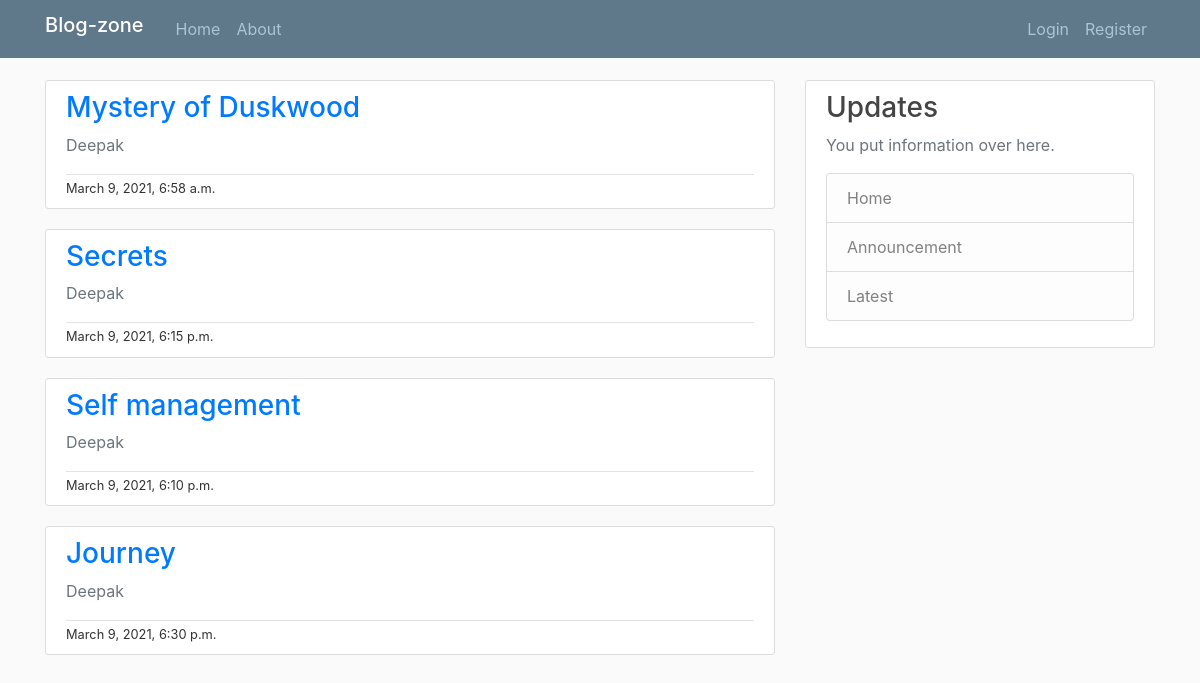
The page / on the database its author committed.
### Blogg/models.py (models this page shows, shortened)
class Post(models.Model):
    author = models.ForeignKey(User, on_delete=models.CASCADE)
    title = models.CharField(max_length=200)
    pub_date = models.DateTimeField('date published')

### Blogg/views.py (the view)
# urls.py: path('',PostListView.as_view(), name ='Blogg-entry'),
class PostListView(ListView):  # A list view
    model = Post
    template_name = 'Blogg/entry.html'
    context_object_name = 'posts'
    order = ['-date_posted'] # This will provide updated at the top everytime when a post is made

### Blogg/templates/Blogg/entry.html
{% extends 'Blogg/boot.html'%}
{% block content %}
        {% for post in posts %}
           <article class="media content-section">
               <div class="media-body">
                   <div class="article-metadata">
                       <h3><a class="mr-2" href="{% url 'post-detail' post.id %}">{{ post.title }}</a></h3>
                       <p class="text-muted">{{ post.author }}</p>
                   </div>
                   <small class="article-content">{{ post.pub_date }}</small>
               </div>
           </article>
        {% endfor %}
{% endblock content %}

### Blogg/templates/Blogg/boot.html (shortened to what this page needs)
{% load static %}
<html>
    <head>
      <link rel="stylesheet" href="https://stackpath.bootstrapcdn.com/bootstrap/4.3.1/css/bootstrap.min.css">
      <link rel="stylesheet" type="text/css" href="{% static 'Blogg/boot.css' %}"
    </head>
    <body>
        <header class="site-header">
            <nav class="navbar navbar-expand-md navbar-dark bg-steel fixed-top">
              <div class="container">
                <h1><a class="navbar-brand mr-4" href="/">Blog-zone</a></h1>
                <div class="collapse navbar-collapse" id="navbarToggle">
                  <div class="navbar-nav mr-auto">
                    <a class="nav-item nav-link" href="{% url 'Blogg-entry' %}">Home</a>
                    <a class="nav-item nav-link" href="{% url 'Blogg-about' %}">About</a>
                  </div>
                  <div class="navbar-nav">
                    {% if user.is_authenticated %}
                      <a class="nav-item nav-link" href="{% url 'profile' %}">Profile</a>
                      <a class="nav-item nav-link" href="{% url 'logout' %}">Logout</a>
                    {% else %}
                      <a class="nav-item nav-link" href="{% url 'login' %}">Login</a>
                      <a class="nav-item nav-link" href="{% url 'register' %}">Register</a>
                    {% endif %}
                  </div>
                </div>
              </div>
            </nav>
          </header>
          <main role="main" class="container">
            <div class="row">
                <div class="col-md-8">
                    {% block content %}{% endblock %}
                </div>
                <div class="col-md-4">
                    <div class="content-section">
                        <h3>Updates</h3>
                        <p class='text-muted'>You put information over here.
                            <ul class="list-group">
                                <li class="list-group-item list-group-item-light">Home</li>
                                <li class="list-group-item list-group-item-light">Announcement</li>
                                <li class="list-group-item list-group-item-light">Latest</li>
                            </ul>
                        </p>
                    </div>
                </div>
            </div>
        </main>
    </body>

### Blogg/static/Blogg/boot.css (style rules this page uses)
body { background: #fafafa; color: #333333; margin-top: 5rem; }
h1, h2, h3, h4, h5, h6 { color: #444444; }
ul { margin: 0; }
.bg-steel { background-color: #5f788a; }
.site-header .navbar-nav .nav-link { color: #acc4d3; }
.content-section { background: #ffffff; padding: 10px 20px; border: 1px solid #dddddd; border-radius: 3px; margin-bottom: 20px; }
.article-content { white-space: pre-line; }
.article-metadata { padding-bottom: 1px; margin-bottom: 4px; border-bottom: 1px solid #e3e3e3 }

### rows shown on the page
Post: title "Mystery of Duskwood", author "Deepak", pub_date "March 9, 2021, 6:58 a.m."
Post: title "Secrets", author "Deepak", pub_date "March 9, 2021, 6:15 p.m."
Post: title "Self management", author "Deepak", pub_date "March 9, 2021, 6:10 p.m."
Post: title "Journey", author "Deepak", pub_date "March 9, 2021, 6:30 p.m."
